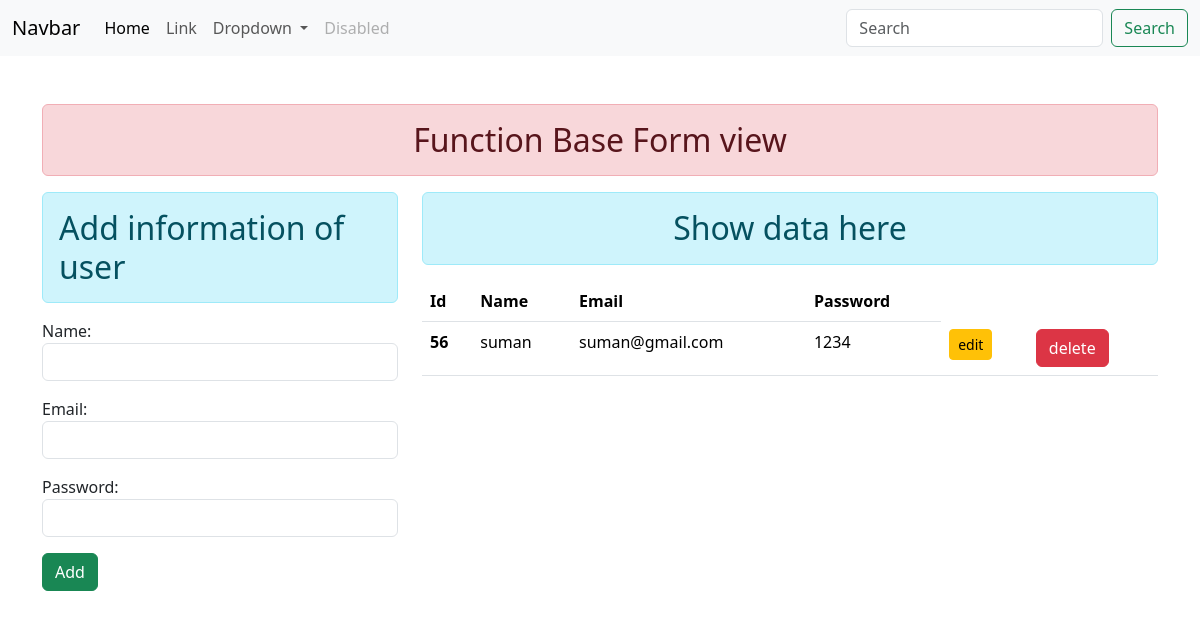
/view/, run on an earlier commit of the app's database.
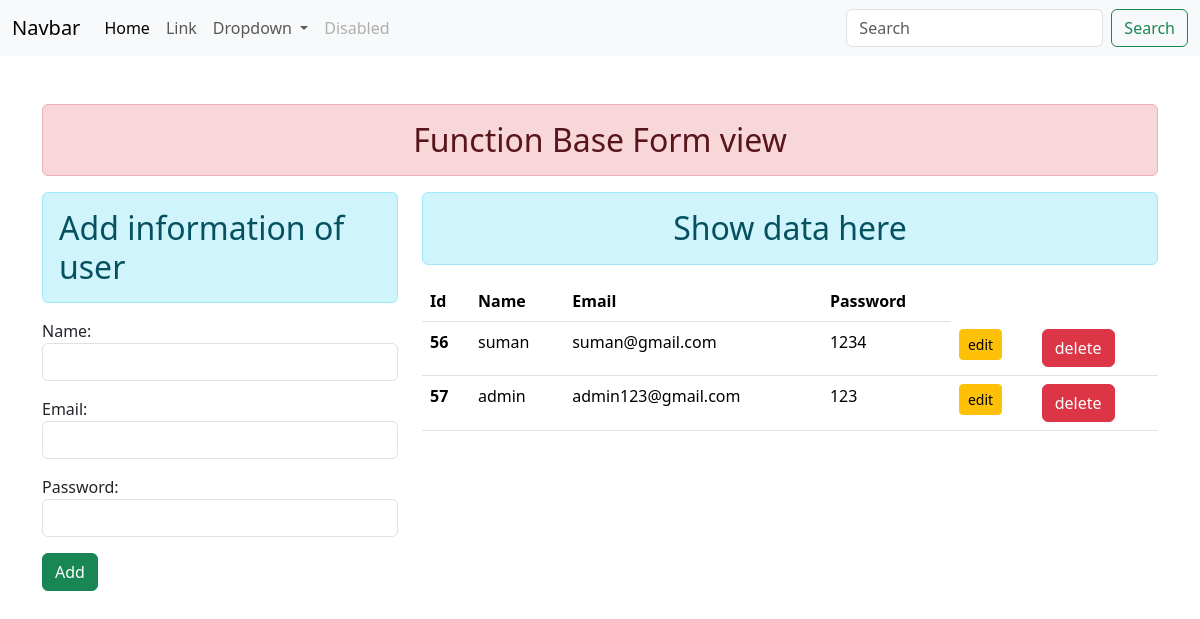
And on a later commit of the database.
### crudstart/models.py (models this page shows)
class User(models.Model):
    name=models.CharField(max_length=100)
    email=models.EmailField(max_length=30)
    password=models.CharField(max_length=50)

### crudstart/views.py (the view)
# urls.py: path('view/',addshow,name="addshow"),
def addshow(request):
     if request.method=='POST':
        fo=UserRegistration(request.POST)
        if fo.is_valid():
            hashed_password = make_password(fo.cleaned_data['password'])
            fo = User(name=fo.cleaned_data['name'],email=fo.cleaned_data['email'], password=hashed_password)
            fo.save()
            fo=UserRegistration()
     else:
        fo=UserRegistration()
     regr=User.objects.all()
     return render(request,'addandshow.html', {'fobj':fo,'regs':regr} )

### crudstart/form.py
class UserRegistration(forms.ModelForm):
    class Meta:
        model=User
        fields='__all__'
        widgets={
        'name': forms.TextInput( attrs= {'class':'form-control'}),
        'email': forms.TextInput(attrs= {'class':'form-control'}),
        'password': forms.PasswordInput(render_value=True,attrs= {'class':'form-control'}),
        }

### crudstart/templates/addandshow.html (shortened to what this page needs)
{%extends 'base.html'%}
{% block content %}
<div class="row">
    <div class="col-sm-4">
        <h2 class="text-align-center alert alert-info">Add information of user</h2>
        <form action="{%url 'addshow'%}" method="POST">
        {{fobj.as_p}}
        <input type="submit" class="btn btn-success" value="Add">
        </form>
    </div>
    <div class="col-sm-8">
        <h2 class="text-center alert alert-info">Show data here</h2>
        {%if regs %}
        <table class="table table-hover">
            <thead>
                <tr>
                    <th class="col">Id</th>
                    <th class="col">Name</th>
                    <th class="col">Email</th>
                    <th class="col">Password</th>
                </tr>
            </thead>
            <tbody>
                {%for reg in regs%}
                <tr>
                    <th scope="row">{{reg.id}}</th>
                    <td>{{reg.name}}</td>
                    <td>{{reg.email}}</td>
                    <td>{{reg.password}}</td>
                    <td><a href="{% url 'updatedata' reg.id %}" class="btn btn-warning btn-sm">edit</a></td>
                    <td>
                        <form action="{% url 'deletedata' reg.id %}" method="post" class="d-line">{%csrf_token%}
                          <input type="submit" name="submit" class="btn btn-danger" value="delete"/>
                        </form>
                    </td>
                </tr>
                {%endfor%}
            </tbody>
        </table>
        {% else %}
        <h3>no record available</h3>
        {% endif %}
    </div>
</div>
{%endblock content%}

What changed in the data, as far as the page shows it:
added User: id "57", name "admin", email "admin123@gmail.com", password "123"
